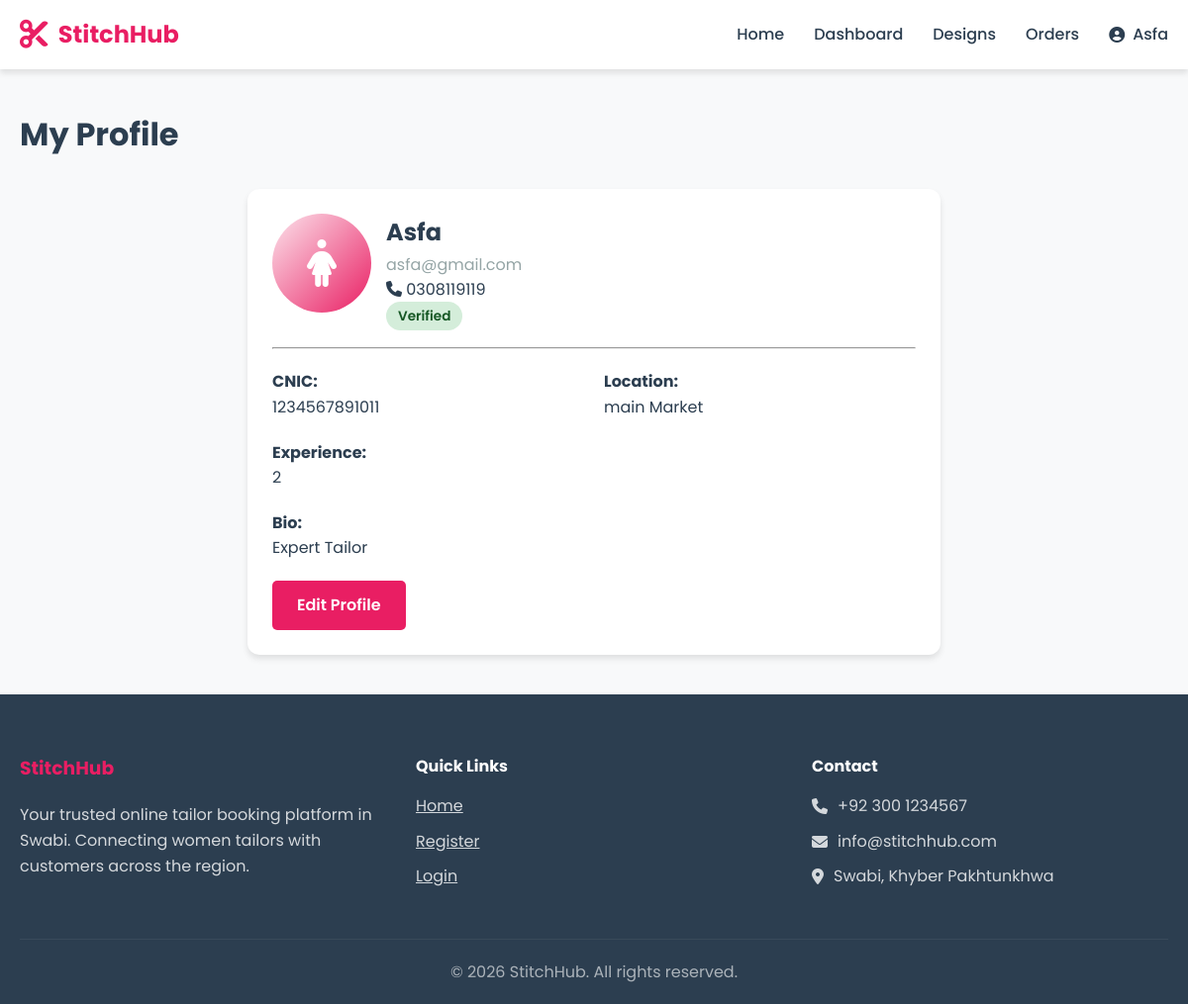
Page /tailor/profile (signed in) on the committed database.
### models.py (models this page shows, shortened)
class User(db.Model, UserMixin):
    __tablename__ = 'users'
    id = db.Column(db.Integer, primary_key=True, autoincrement=True)
    name = db.Column(db.String(100), nullable=False)
    email = db.Column(db.String(100), nullable=False, unique=True)
    password = db.Column(db.String(255), nullable=False)
    role = db.Column(db.String(20), nullable=False, default='customer')
    phone = db.Column(db.String(20))
    phone_verified = db.Column(db.Boolean, default=False)
    is_verified = db.Column(db.Boolean, default=False)
    address = db.Column(db.Text)
    bio = db.Column(db.Text)
    profile_pic = db.Column(db.String(255), default='default.png')
    is_active = db.Column(db.Boolean, default=True)
    created_at = db.Column(db.DateTime, default=datetime.utcnow)
    updated_at = db.Column(db.DateTime, default=datetime.utcnow, onupdate=datetime.utcnow)
    orders_placed = db.relationship('Order', foreign_keys='Order.customer_id', lazy='dynamic')
    orders_received = db.relationship('Order', foreign_keys='Order.tailor_id', lazy='dynamic')
    measurements = db.relationship('Measurement', lazy='dynamic')
    tailor_profile = db.relationship('TailorProfile', backref='user', uselist=False)

class TailorProfile(db.Model):
    __tablename__ = 'tailor_profiles'
    id = db.Column(db.Integer, primary_key=True, autoincrement=True)
    user_id = db.Column(db.Integer, db.ForeignKey('users.id', ondelete='CASCADE'), nullable=False, unique=True)
    cnic = db.Column(db.String(20))
    experience = db.Column(db.String(50))
    location = db.Column(db.String(100))
    gender = db.Column(db.String(20), default='female')
    bio = db.Column(db.Text)
    verification_status = db.Column(db.String(20), default='pending')
    cnic_image = db.Column(db.String(255))
    created_at = db.Column(db.DateTime, default=datetime.utcnow)
    updated_at = db.Column(db.DateTime, default=datetime.utcnow, onupdate=datetime.utcnow)

### app/routes/tailor.py (the view)
@tailor_bp.route('/profile')
@login_required
@tailor_required
def profile():
    profile = TailorProfile.query.filter_by(user_id=current_user.id).first()
    if not profile:
        return redirect(url_for('tailor.complete_profile'))
    return render_template('tailor/profile.html', profile=profile)

### templates/tailor/profile.html (shortened to what this page needs)
{% extends "base.html" %}
{% block content %}
<div class="container">
    <div class="dashboard-header">
        <h1>My Profile</h1>
    </div>
    <div class="card" style="max-width: 700px; margin: 0 auto;">
        <div class="d-flex gap-2" style="align-items: flex-start;">
            <div style="width: 100px; height: 100px; background: linear-gradient(135deg, var(--primary-light), var(--primary-color)); border-radius: 50%; display: flex; align-items: center; justify-content: center; font-size: 3rem; color: var(--white); flex-shrink: 0;">
                <i class="fas fa-female"></i>
            </div>
            <div style="flex: 1;">
                <h2>{{ current_user.name }}</h2>
                <p class="text-muted">{{ current_user.email }}</p>
                <p><i class="fas fa-phone"></i> {{ current_user.phone }}</p>
                <span class="badge badge-{{ profile.verification_status }}">{{ profile.verification_status|title }}</span>
            </div>
        </div>
        <hr class="mt-2 mb-2">
        <div class="form-row">
            <div>
                <strong>CNIC:</strong>
                <p>{{ profile.cnic }}</p>
            </div>
            <div>
                <strong>Location:</strong>
                <p>{{ profile.location }}</p>
            </div>
            <div>
                <strong>Experience:</strong>
                <p>{{ profile.experience or 'Not specified' }}</p>
            </div>
        </div>
        {% if profile.bio %}
        <div class="mt-2">
            <strong>Bio:</strong>
            <p>{{ profile.bio }}</p>
        </div>
        {% endif %}
        <div class="mt-2">
            <a href="{{ url_for('tailor.edit_profile') }}" class="btn btn-primary">Edit Profile</a>
        </div>
    </div>
</div>
{% endblock %}

### templates/base.html (shortened to what this page needs)
<!DOCTYPE html>
<html lang="en">
<head>
    <link rel="stylesheet" href="{{ url_for('static', filename='css/style.css') }}">
    <link rel="stylesheet" href="https://cdnjs.cloudflare.com/ajax/libs/font-awesome/6.4.0/css/all.min.css">
</head>
<body>
    <nav class="navbar">
        <div class="container">
            <div class="logo">
                <i class="fas fa-scissors"></i>
                <span>StitchHub</span>
            </div>
            <ul class="nav-links">
                <li><a href="{{ url_for('index') }}">Home</a></li>
                {% if current_user.is_authenticated %}
                    {% if current_user.role == 'admin' %}
                        <li><a href="{{ url_for('admin.dashboard') }}">Dashboard</a></li>
                        <li><a href="{{ url_for('admin.tailors') }}">Tailors</a></li>
                        <li><a href="{{ url_for('admin.orders') }}">Orders</a></li>
                    {% elif current_user.role == 'tailor' %}
                        <li><a href="{{ url_for('tailor.dashboard') }}">Dashboard</a></li>
                        <li><a href="{{ url_for('tailor.designs') }}">Designs</a></li>
                        <li><a href="{{ url_for('tailor.orders') }}">Orders</a></li>
                    {% else %}
                        <li><a href="{{ url_for('customer.dashboard') }}">Dashboard</a></li>
                        <li><a href="{{ url_for('customer.tailors') }}">Find Tailors</a></li>
                        <li><a href="{{ url_for('customer.measurements') }}">Measurements</a></li>
                    {% endif %}
                    <li class="user-menu">
                        <a href="#" class="user-toggle">
                            <i class="fas fa-user-circle"></i> {{ current_user.name }}
                        </a>
                    </li>
                {% else %}
                    <li><a href="{{ url_for('auth.login') }}">Login</a></li>
                    <li><a href="{{ url_for('auth.register') }}" class="btn btn-primary">Register</a></li>
                {% endif %}
            </ul>
        </div>
    </nav>
    <main>
        {% block content %}{% endblock %}
    </main>
    <footer class="footer">
        <div class="container">
            <div class="footer-content">
                <div class="footer-section">
                    <h3>StitchHub</h3>
                    <p>Your trusted online tailor booking platform in Swabi. Connecting women tailors with customers across the region.</p>
                </div>
                <div class="footer-section">
                    <h4>Quick Links</h4>
                    <ul>
                        <li><a href="{{ url_for('index') }}">Home</a></li>
                        <li><a href="{{ url_for('auth.register') }}">Register</a></li>
                        <li><a href="{{ url_for('auth.login') }}">Login</a></li>
                    </ul>
                </div>
                <div class="footer-section">
                    <h4>Contact</h4>
                    <p><i class="fas fa-phone"></i> +92 300 1234567</p>
                    <p><i class="fas fa-envelope"></i> info@stitchhub.com</p>
                    <p><i class="fas fa-map-marker-alt"></i> Swabi, Khyber Pakhtunkhwa</p>
                </div>
            </div>
            <div class="footer-bottom">
                <p>&copy; 2026 StitchHub. All rights reserved.</p>
            </div>
        </div>
    </footer>
</body>
</html>

### static/css/style.css (style rules this page uses)
:root { --primary-color: #e91e63; --primary-dark: #c2185b; --primary-light: #fce4ec; --secondary-color: #2c3e50; --accent-color: #ff6b6b; --success-color: #27ae60; --warning-color: #f39c12; --danger-color: #e74c3c; --info-color: #3498db; --light-color: #ecf0f1; --dark-color: #2c3e50; --gray-color: #95a5a6; --white: #ffffff; --shadow: 0 4px 6px rgba(0, 0, 0, 0.1); --shadow-lg: 0 10px 25px rgba(0, 0, 0, 0.15); --transition: all 0.3s ease; }
* { margin: 0; padding: 0; box-sizing: border-box; }
body { font-family: 'Poppins', sans-serif; background-color: #f8f9fa; color: var(--secondary-color); line-height: 1.6; min-height: 100vh; display: flex; flex-direction: column; }
.container { max-width: 1200px; margin: 0 auto; padding: 0 20px; }
.navbar { background: var(--white); box-shadow: var(--shadow); position: sticky; top: 0; z-index: 1000; }
.navbar .container { display: flex; justify-content: space-between; align-items: center; height: 70px; }
.logo { display: flex; align-items: center; gap: 10px; font-size: 1.5rem; font-weight: 700; color: var(--primary-color); }
.logo i { font-size: 1.8rem; }
.nav-links { display: flex; list-style: none; align-items: center; gap: 30px; }
.nav-links a { text-decoration: none; color: var(--secondary-color); font-weight: 500; transition: var(--transition); }
.btn { padding: 12px 25px; border: none; border-radius: 5px; cursor: pointer; font-weight: 600; text-decoration: none; display: inline-block; transition: var(--transition); }
.btn-primary { background: var(--primary-color); color: var(--white); }
.user-menu { position: relative; }
.user-toggle { display: flex; align-items: center; gap: 8px; cursor: pointer; }
main { flex: 1; padding: 40px 0; }
.card { background: var(--white); border-radius: 12px; box-shadow: var(--shadow); padding: 25px; transition: var(--transition); }
.form-row { display: grid; grid-template-columns: repeat(2, 1fr); gap: 20px; }
.dashboard-header { margin-bottom: 30px; }
.dashboard-header h1 { color: var(--secondary-color); margin-bottom: 10px; }
.badge { padding: 5px 12px; border-radius: 20px; font-size: 0.85rem; font-weight: 600; }
.badge-verified { background: #d4edda; color: #155724; }
.footer { background: var(--secondary-color); color: var(--white); padding: 60px 0 20px; margin-top: auto; }
.footer-content { display: grid; grid-template-columns: repeat(auto-fit, minmax(250px, 1fr)); gap: 40px; margin-bottom: 40px; }
.footer-section h3 { color: var(--primary-color); margin-bottom: 20px; }
.footer-section h4 { margin-bottom: 15px; }
.footer-section ul { list-style: none; }
.footer-section ul li { margin-bottom: 10px; }
.footer-section a { color: var(--white); opacity: 0.8; transition: var(--transition); }
.footer-section p { display: flex; align-items: center; gap: 10px; margin-bottom: 10px; opacity: 0.8; }
.footer-bottom { text-align: center; padding-top: 20px; border-top: 1px solid rgba(255, 255, 255, 0.1); opacity: 0.6; }
.text-muted { color: var(--gray-color); }
.mt-2 { margin-top: 20px; }
.mb-2 { margin-bottom: 20px; }
.d-flex { display: flex; }
.gap-2 { gap: 15px; }

### rows in the picture
User: name "Asfa", email "asfa@gmail.com", phone "0308119119"
TailorProfile: verification_status "Verified", cnic "1234567891011", location "main Market", experience "2", bio "Expert Tailor"
